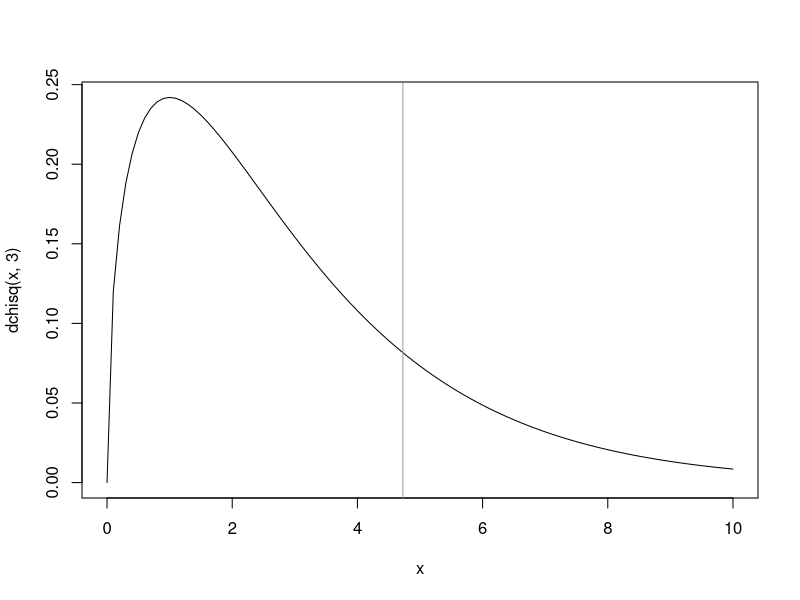

R code for this plot:
# Q2

library(tidyverse)
library(pracma)

# read csv file
table <- read.csv('data/Q2_5.csv')

# get type of object
typeof(table)

# change list to vector and as numerics
data <- as.numeric(unlist(table[2]))

# store length of data as vector
len = length(data)

# GEOMETRIC
# compute estimate pe from data using MLE
pe = 1/(sum(data)/length(data))

# geometric function for pio values
geom_pio <- function(k, n=NA, est_pe=pe) {
  pio_value <- (1-est_pe)^(k-1)*(est_pe)
  
  if(!is.na(n)) {
    return(pio_value*n)
  }
  
  return(pio_value)
}

# calculate p-value
geom_d1 = 30.646
pchisq(geom_d1,3)

# POISSON
# subtract 1 from the data
data_minus = data - 1

# find pe
pe_poisson = sum(data_minus)/length(data_minus)

# calculate frequencies
table(data_minus)

# poisson function for pio values
poisson_pio <- function(k, n=NA, est_pe=pe_poisson) {
  pio_value <- (exp(-est_pe)*(est_pe)^k)/factorial(k)
  
  if(!is.na(n)) {
    return(pio_value*n)
  }
  
  return(pio_value)
}

# calculate pvalue
geom_d1 = 4.727
pchisq(geom_d1,5)

x=seq(0,10,0.1)
plot(x,dchisq(x,3),type = "l")
abline(v=geom_d1,col = "gray60")


